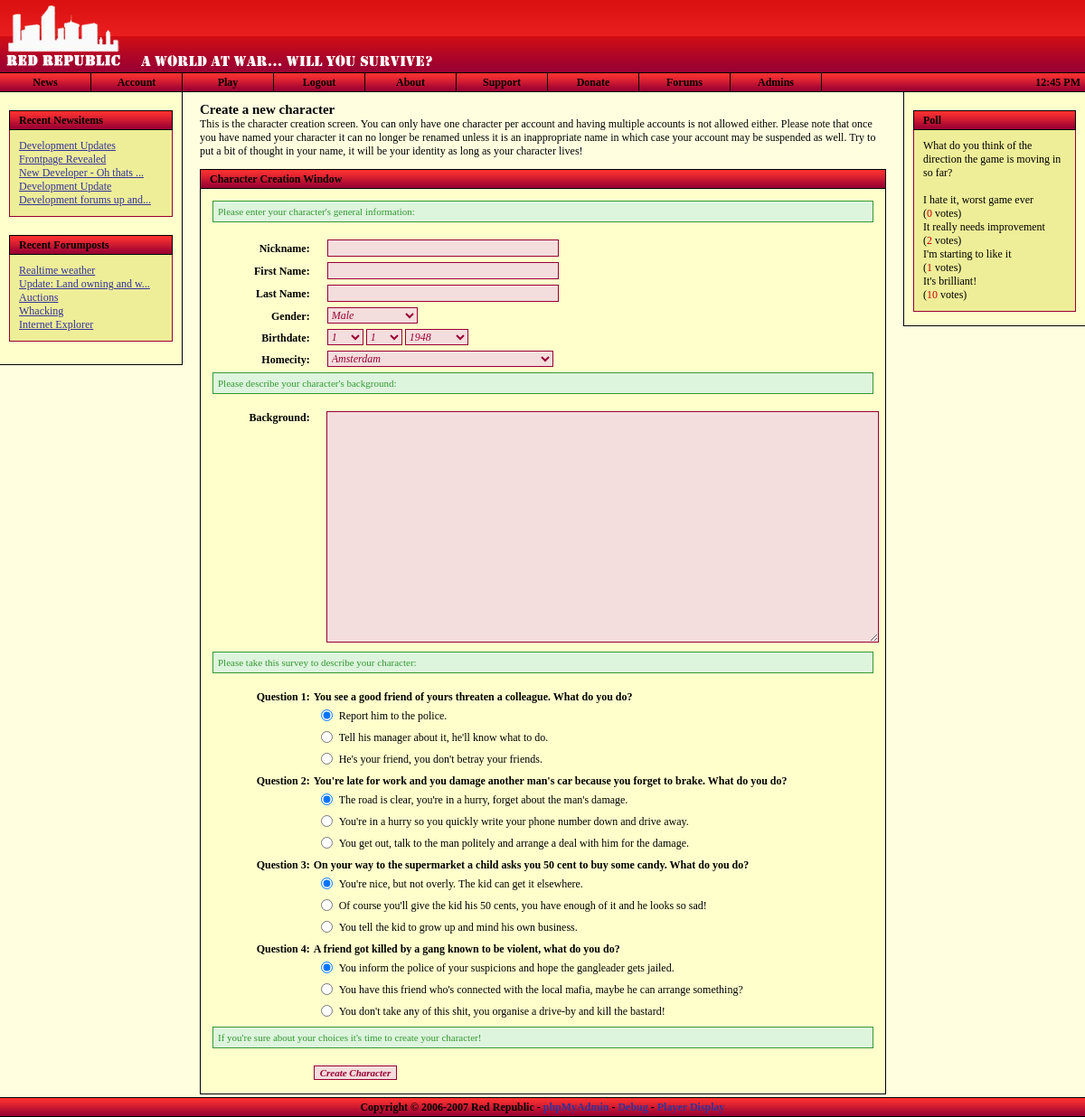
The page /createchar.php (signed in) on the database its author committed.
### tables this page shows
CREATE TABLE `frontpage_news` (
  `id` bigint(20) NOT NULL auto_increment,
  `news_type` int(11) NOT NULL default '0',
  `news_subject` varchar(255) NOT NULL default '',
  `news_date` timestamp NOT NULL default CURRENT_TIMESTAMP,
  `news_author` varchar(50) NOT NULL default '',
  `news_message` text NOT NULL,
  PRIMARY KEY  (`id`)
);

CREATE TABLE `forums_topics` (
  `id` bigint(20) NOT NULL auto_increment,
  `f_id` bigint(20) NOT NULL default '0',
  `poster_id` bigint(20) NOT NULL default '0',
  `topic_type` int(11) NOT NULL default '0',
  `topic_closed` tinyint(4) NOT NULL default '0',
  `name` varchar(75) NOT NULL default '',
  `date` timestamp NOT NULL default CURRENT_TIMESTAMP,
  `num_views` bigint(20) NOT NULL default '0',
  `last_activity` bigint(20) NOT NULL default '0',
  PRIMARY KEY  (`id`)
);

CREATE TABLE `polls` (
  `id` bigint(20) NOT NULL auto_increment,
  `title` varchar(225) NOT NULL default '',
  `date` varchar(225) NOT NULL default '',
  `author` varchar(225) NOT NULL default '',
  `options` varchar(225) NOT NULL default '',
  `votes` bigint(20) NOT NULL default '0',
  `open` varchar(5) NOT NULL default '',
  `displayed` varchar(5) NOT NULL default '',
  KEY `id` (`id`)
);

CREATE TABLE `polls_options` (
  `id` bigint(20) NOT NULL auto_increment,
  `parent` bigint(20) NOT NULL default '0',
  `option` varchar(225) NOT NULL default '',
  `votes` bigint(20) NOT NULL default '0',
  KEY `id` (`id`)
);

### createchar.php (the view, shortened to what the rows shown need)
<?
include_once "includes/utility.inc.php";
include_once "includes/header.php";
?>
<h1>Create a new character</h1>
<?
include_once "includes/footer.php";
?>

### includes/header.php (shortened to what the rows shown need)
<?
include_once "utility.inc.php";
?>
<!DOCTYPE html PUBLIC "-//W3C//DTD XHTML 1.0 Strict//EN"
"http://www.w3.org/TR/xhtml1/DTD/xhtml1-strict.dtd">
<html xmlns="http://www.w3.org/1999/xhtml">
<head>
	<link rel="stylesheet" type="text/css" href="<?=$rootdir;?>/stylesheets/general_style.css" />
</head>
<body id="body" style="margin-left: 0px; margin-top: 0px; margin-right: 0px; margin-bottom: 0px;"
<?
if ( isset( $err ) && $err->is_error() ) { ?>onload="openErrorDisplay();"<? }
elseif ( isset( $nav ) && $nav == "events" && $char->hasEventRequest() ) { ?>onload="openEventRequest();"<? } ?>
>
<div style="position: relative; min-height: 100%;">
	<div class="maindiv">
		<div style="position: relative; min-height: 85%;">
			<div class="leftnavigation" style="padding-bottom: 10px;">
				<?
				if ( !$_SESSION['ingame'] && !$_SESSION['inadmin'] ) {
				?>
				<div class="navcontent">
					<?
						$news = getSiteNews();
						for ( $i = 0; $i < count( $news ); $i++ )
						{
							$arr = $news[$i];
							if ( strlen( $arr['subject'] ) > 25 )
								$subj = substr( $arr['subject'], 0, 25 ) . "...";
							else
								$subj = $arr['subject'];
							echo "<a href=\"".$rootdir."/news.php?id=". $arr['id'] ."\">" . $subj . "</a><br />";
						}
					?>
				</div>
				<div class="navcontent">
					<?
						$rights = ( getUserRights() === false ) ? 0 : getUserRights();
						$rec = $db->query( "SELECT forums_topics.id, forums_topics.name FROM forums_topics INNER JOIN forums_forums ON forums_topics.f_id = forums_forums.id WHERE forums_forums.auth_level <= $rights ORDER BY last_activity DESC LIMIT 0,5" );
						while ( $res = $db->fetch_array( $rec ) )
						{
							if ( strlen( $res['name'] ) > 25 )
								$subj = substr( $res['name'], 0, 25 ) . "...";
							else
								$subj = $res['name'];
							echo "<a href=\"".$rootdir."/forums/viewtopic.php?id=". $res['id'] ."\">" . stripslashes( $subj ) . "</a><br />";
						}
					?>
				</div>
				<? } ?>
			</div>
			<? if ( isset( $_SESSION['ingame'] ) && user_auth() ) { ?>
			<div class="rightcontent">
				<div class="title" style="background: url('<?=$rootdir;?>/images/forumgrad_vert_20.png'); text-align: right; margin: 10px;">
				<?
				if ( $char->hasEventRequest() )
				{
					?>
					<img src="<?=$rootdir;?>/images/icon_read_red_anim.gif" alt="I" title="You have an event request." onclick="window.location='<?=$rootdir;?>/events/index.php';" style="margin-top: 2px; cursor: pointer;" />
					<?
				}
				$mailboxquery = $db->query( "SELECT * FROM char_mailbox WHERE char_id=". $char->character_id ." AND has_arrived=1" );
				if ( $db->getRowCount( $mailboxquery ) == 0 )
				{
					?>
					<img src="<?=$rootdir;?>/images/icon_mailbox.png" alt="I" title="Go to your mailbox" onclick="window.location='<?=$rootdir;?>/mailbox.php';" style="margin-top: 2px; cursor: pointer;" />
					<?
				}
				else
				{
					?>
					<img src="<?=$rootdir;?>/images/icon_mailbox_anim.gif" alt="I" title="You've got mail." onclick="window.location='<?=$rootdir;?>/mailbox.php';" style="margin-top: 2px; cursor: pointer;" />
					<?
				}
				?>
				<img src="<?=$rootdir;?>/images/charstats.png" alt="I" title="Show Character Information" onclick="showCharacter();" style="margin-top: 2px; cursor: pointer;" />
				<img src="<?=$rootdir;?>/images/icon_inventory.gif" alt="I" title="Show Inventory Listing" onclick="showInventory();" style="margin-top: 2px; cursor: pointer;" />
				<img src="<?=$rootdir;?>/images/icon_users.png" alt="U" title="Show User List" onclick="showUserList();" style="margin-top: 2px; cursor: pointer;" />
				</div>
				<div class="title" style="margin: 10px; margin-bottom: 0px;">
					<div style="margin-left: 10px;">Avatar</div>
				</div>
				<div class="content" style="border: none; margin-left: 10px; margin-right: 10px; background-color: #fff686;">
					<img src="<?=$rootdir;?>/images/<?
					if ( strlen( $char->avatar_url ) == 0 ) { print("cs_avatar150x150.png"); } else { print( $char->avatar_url ); }
					?>" alt="Avatar" style="margin-left: 5px;" />
				</div>
				<div class="title" style="margin: 10px; margin-bottom: 0px;">
					<div style="margin-left: 10px;">Character Information</div>
				</div>
				<div class="content" style="border: none; margin-left: 10px; margin-right: 10px; background-color: #fff686;">
				<table style="width: 100%;" cellspacing="0">
				<tr>
					<td style="width: 45%;"><strong>Nick:</strong></td><td><?=$char->nickname;?></td>
				</tr><tr>
					<td style="width: 45%;"><strong>First:</strong></td><td><?=$char->firstname;?></td>
				</tr><tr>
					<td style="width: 45%;"><strong>Last:</strong></td><td><?=$char->lastname;?></td>
				</tr><tr>
					<td style="width: 45%;"><strong>Birth:</strong></td><td><?=date( dateDisplay(), strtotime( $char->birthdate ) );?></td>
				</tr><tr>
					<td style="width: 45%;"><strong>Sex:</strong></td><td><?=$char->gender_full;?></td>
				</tr><tr>
					<td colspan="2" style="height: 15px;">&nbsp;</td>
				</tr><tr>
					<td colspan="2" align="center" style="padding: 0px; border: 1px solid #990033; border-bottom: none; color: #fff; height: 20px; background: url( '<?=$rootdir;?>/images/grad_vert_20.png' ); width: 100%;">
						<strong>Health</strong>
					</td>
				</tr><tr>
					<td colspan="2" style="border: solid 1px #990033; border-top: none; padding: 0px;">
						<table style="width: 100%; padding: 0px;" cellspacing="0" cellpadding="0">
						<tr>
						<? $leftwidth = $char->health / $char->maxhealth; $leftwidth *= 100; ?>
						<td style="width: <?=$leftwidth;?>%; padding: 3px; background-color: green; color: white; text-align: center;"><?=$leftwidth;?>%</td>
						<td style="width: <?=(100-$leftwidth);?>%;"></td>
						</tr>
						</table>
					</td>
				</tr><tr>
					<td colspan="2" style="height: 15px;">&nbsp;</td>
				</tr>
				<?
				if ( $char->hasVehicle() )
				{
					?>
					<tr>
						<td colspan="2" align="center" style="padding: 0px; border: 1px solid #990033; border-bottom: none; color: #fff; height: 20px; background: url( '<?=$rootdir;?>/images/grad_vert_20.png' ); width: 100%;">
						<strong><?=$char->getVehicleInfo('name');?></strong>
						</td>
					</tr><tr>
						<td colspan="2" style="border: solid 1px #990033; border-top: none; padding: 0px;">
							<table style="width: 100%; padding: 0px;" cellspacing="0" cellpadding="0">
							<tr>
							<? $leftwidth = $char->getVehicleHealth() / 100; $leftwidth *= 100; ?>
							<td style="width: <?=$leftwidth;?>%; padding: 3px; background-color: #36505F; color: white; text-align: center;"><?=$leftwidth;?>%</td>
							<td style="width: <?=(100-$leftwidth);?>%;"></td>
							</tr>
							</table>
						</td>
					</tr>
					<?
				}
				?>
				<tr>
					<td colspan="2" style="height: 15px;">&nbsp;</td>
				</tr><tr>
					<td colspan="2" style="text-align: center; border: 1px solid #990033; border-bottom: none; color: #fff; height: 20px; background: url( '<?=$rootdir;?>/images/grad_vert_20.png' ); width: 100%; padding: 0px;">
						<strong>Money</strong>
					</td>
				</tr><tr>
					<td style="width: 45%; border: solid 1px #990033; border-top: none; border-bottom: none; padding: 2px;"><strong>Money:</strong></td><td  style="border-right: solid 1px #990033; padding: 2px;" id="money_clean">$<?=$char->money_clean;?></td>
				</tr><tr>
					<td style="width: 45%; border: solid 1px #990033; padding: 2px;"><strong>Dirty:</strong></td><td style="border: solid 1px #990033; border-left: none; padding: 2px;">$<?=$char->money_dirty;?></td>
				</tr><tr>
					<td colspan="2" style="height: 15px;">&nbsp;</td>
				</tr>
				</table>
				</div>
			</div>
			<? } else { ?>
			<div class="rightcontent">
				<div class="title" style="margin-top: 20px; margin-left: 10px; margin-right: 10px; padding-left: 10px;">
					Poll
				</div>
				<div class="navcontent" style="margin-left: 10px; margin-right: 10px;">
					<?
					$pollQuery = $db->query( "SELECT * FROM polls WHERE open='true' AND displayed='true'" );
					if ( $db->getRowcount( $pollQuery ) == 0 )
					{
						print("Sorry, no polls found.");
					} else {
						$poll = $db->fetch_array( $pollQuery );
						$voterQuery = $db->query( "SELECT * FROM polls_voters WHERE ip='" . $_SERVER["REMOTE_ADDR"] . "' AND poll=" . $poll['id'] );
						print( $poll['title'] . "<br />");
						if ( $db->getRowCount( $voterQuery ) == 0 )
						{
							?>
							<form method='post' action='<?=$rootdir;?>/vote.php'>
							<p>
							<input type='hidden' name='id' value='<?=$poll['id'];?>' />
							<?
							$optionQuery = $db->query( "SELECT * FROM polls_options WHERE parent=" . $poll['id'] . " ORDER BY id ASC" );
							while ( $option = $db->fetch_array( $optionQuery ) )
							{
								?>
								<input type="radio" class='std_input' name="option" value="<?=$option['id'];?>" /> <?=$option['option'];?><br />
								<?
							}
							?>
							<br />
							<input type="submit" class='std_input' name="vote" value="Vote" />
							</p>
							</form>
							<?
						} else {
							?><br /><?
							$optionQuery = $db->query( "SELECT * FROM polls_options WHERE parent=" . $poll['id'] );
							while ( $option = $db->fetch_array( $optionQuery ) )
							{
								?>
								<?=$option['option'];?><br />(<span style='color: #CC0000'><?=$option['votes'];?></span> votes)<br />
								<?
							}
						}
					}
					?>
				</div>
			</div>
			<? } ?>
			<div class="pagecontent">

### rows shown on the page
frontpage_news: news_subject "Development Updates"
frontpage_news: news_subject "Frontpage Revealed"
frontpage_news: news_subject "New Developer - Oh thats ..."
frontpage_news: news_subject "Development Update"
frontpage_news: news_subject "Development forums up and..."
forums_topics: name "Realtime weather"
forums_topics: name "Update: Land owning and w..."
forums_topics: name "Auctions"
forums_topics: name "Whacking"
forums_topics: name "Internet Explorer"
polls: title "What do you think of the direction the game is moving in so far?"
polls_options: option "I hate it, worst game ever", votes "0"
polls_options: option "It really needs improvement", votes "2"
polls_options: option "I'm starting to like it", votes "1"
polls_options: option "It's brilliant!", votes "10"

### other values the page prints
form field day "1"
form field month "1"
form field year "1948"
form field city "Amsterdam"
